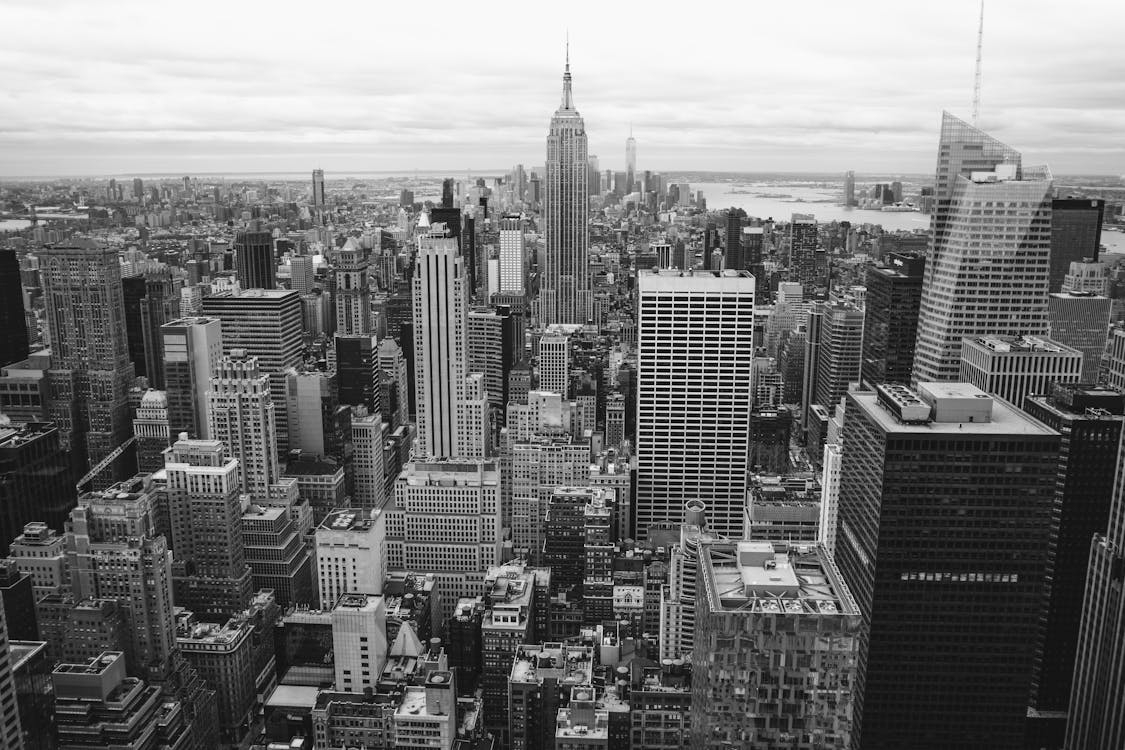
#> input picture kriptoiki/input_image.jpg, 1125 x 750 px
$ python hide.py
#> lines starting #> are read from the running program, lines starting #| are printed output that depends on the picture; after the words box and inside, x2 and y2 are one past the last pixel; in counts of white or black regions, pixels touching at a corner belong together
import cv2
import numpy as np

def message_to_bits(message):
    message += "###"
    return ''.join(format(ord(c), '08b') for c in message)

def embed_message(img_path, out_path, message):
#> called with img_path = 'input_image.jpg', out_path = 'stego.jpg', message = 'DCT içinde gizli mesaj'
    img = cv2.imread(img_path, cv2.IMREAD_GRAYSCALE)
#> img is the input picture: shape (750, 1125); min 0, max 255, mean 119
    if img is None:
        print("❌ input_image.jpg yüklenemedi.")
        return

    h, w = img.shape
#> h = 750; w = 1125
    h -= h % 8
#> h = 744
    w -= w % 8
#> w = 1120
    img = img[:h, :w]
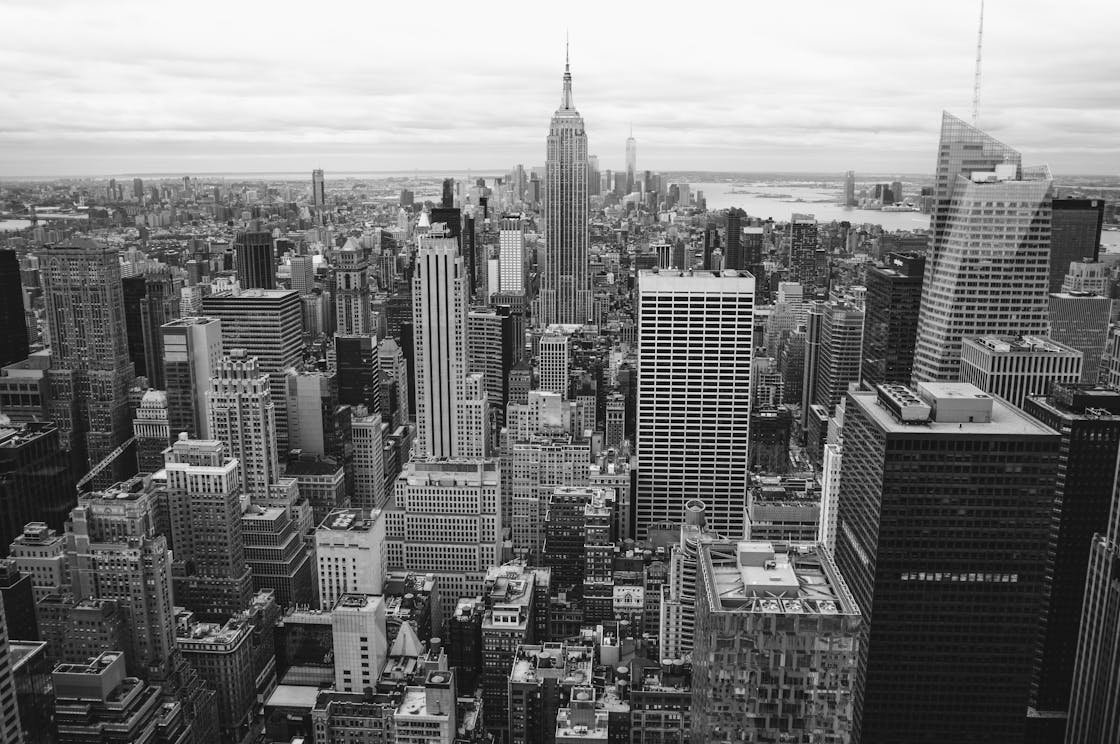
#> img: shape (744, 1120); min 0, max 255, mean 119.7

    bits = message_to_bits(message)
    bit_index = 0

    stego_img = np.copy(img)

    for i in range(0, h, 8):
        for j in range(0, w, 8):
            if bit_index >= len(bits):
                break

            block = stego_img[i:i+8, j:j+8].astype(np.float32)
            if block.shape != (8, 8):
                continue

            dct_block = cv2.dct(block)

            coeff = int(dct_block[4, 3])
            coeff = (coeff & ~1) | int(bits[bit_index])
            dct_block[4, 3] = coeff
            bit_index += 1

            idct_block = cv2.idct(dct_block)
            stego_img[i:i+8, j:j+8] = idct_block
#> stego_img: shape (744, 1120); 1.09% of pixels changed, all inside (x1, y1, x2, y2) = (0, 0, 1120, 16)
#> after the loop, bit_index = 200

    cv2.imwrite(out_path, np.uint8(stego_img))
    print("✅ Mesaj başarıyla gömüldü:", out_path)

if __name__ == "__main__":
    embed_message("input_image.jpg", "stego.jpg", "DCT içinde gizli mesaj")
